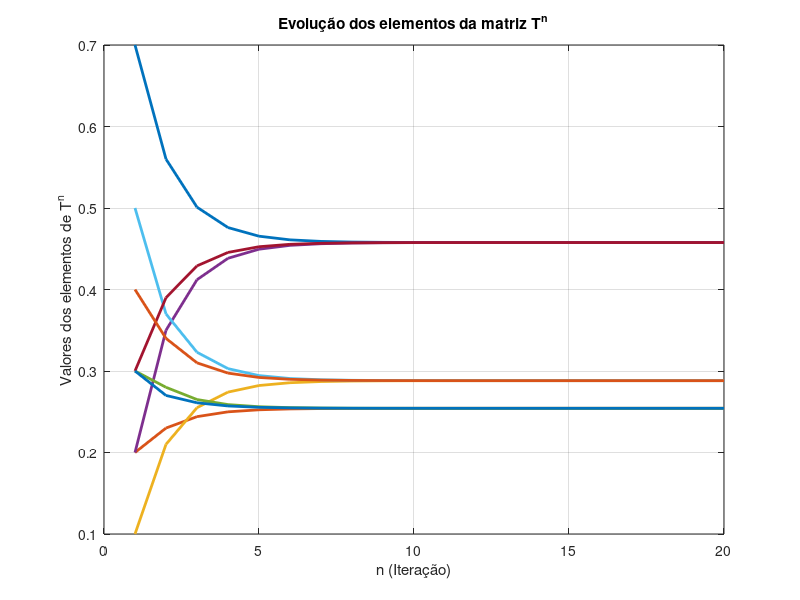

Reproduce this figure in MATLAB.
%b)

T = [0.7, 0.2, 0.3; 
     0.2, 0.3, 0.3;
     0.1, 0.5, 0.4
    ];

v0 = [1 0 0]';
v2 = T^2 * v0;

fprintf("Alinea c) Probabilidade do dia 2 ser de chuva e dia 0 é sol: %.2f\n", v2(3));


%%
%c)

n_max = 20; % Número de iterações

% Inicialização dinâmica do vetor de elementos
num_elements = numel(T); % Número total de elementos em T (m^2)
elements = zeros(num_elements, n_max); % Matriz para armazenar elementos

% Cálculo das potências da matriz
Tn = T; % Inicializa T^1 = T
for n = 1:n_max
    elements(:, n) = Tn(:); % Salva os elementos da matriz (em vetor coluna)
    Tn = Tn * T; % Calcula T^(n+1)
end

% Gráfico da evolução dos elementos
figure;
plot(1:n_max, elements', 'LineWidth', 2);
xlabel('n (Iteração)');
ylabel('Valores dos elementos de T^n');
title('Evolução dos elementos da matriz T^n');
grid on;

%%
%d)

diff = inf; % Inicializa diferença
n = 1;
Tn = T;
while diff > 10^-4
    T_prev = Tn;
    Tn = Tn * T; % Atualiza T^n
    diff = max(max(abs(Tn - T_prev))); % Máximo do módulo da diferença
    n = n + 1;
end

fprintf('Não excede a diferença de 10^4 em n = %d.\n', n);


%%
%f)
% Resolver o sistema linear pi * T = pi
A = [T - eye(3); ones(1,3)]; % Matriz aumentada
b = [zeros(1,3) 1]'; % Restrições: pi * T = pi e soma(pi) = 1

% Resolver o sistema
v_stationary = A \ b;

fprintf('Vetor estado estacionário:\n');
disp(v_stationary')
fprintf("T * vetor estimado\n");
disp(T * v_stationary);